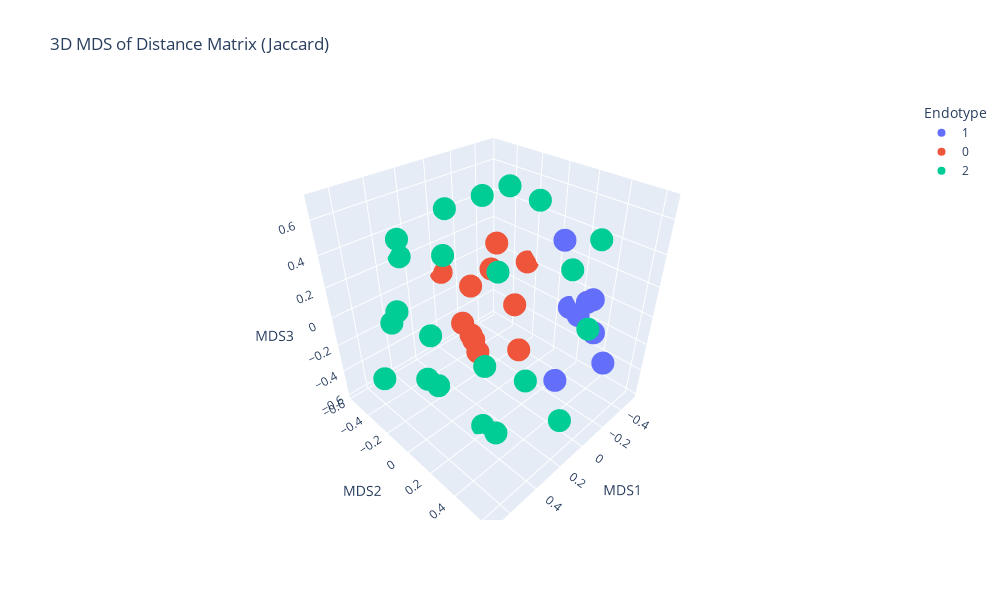

The notebook cell saved with this chart:
### Markdown cell above
#### MDS of feature matrix

### Code cell
import numpy as np
import pandas as pd
from sklearn.manifold import MDS
from sklearn.metrics.pairwise import pairwise_distances
import plotly.express as px
import plotly.graph_objects as go

feat_mat = endo.feature_matrix

# Get endotype labels for coloring
# endo.endotypes returns a tuple (dict_mapping, dict_clusters)
# Extract the mapping dictionary and get labels in the same order as the feature matrix
endotype_mapping = endo.endotypes[0]
endotype_labels = pd.Series([endotype_mapping[gene] for gene in feat_mat.index])

# Convert feature matrix to numpy array
X = np.array(feat_mat)

# Compute distance matrix (use same metric as clustering - 'jaccard' in this case)
distance_matrix = pairwise_distances(X, metric='jaccard')

# MDS parameters
n_components = 3  # Set to 2 for 2D plot, 3 for 3D plot
random_state = 42

# Plot dimensions (in pixels)
plot_width = 1000
plot_height = 600

# Perform MDS on the distance matrix (use dissimilarity='precomputed')
mds = MDS(n_components=n_components, random_state=random_state, dissimilarity='precomputed')
mds_result = mds.fit_transform(distance_matrix)

# Create DataFrame for plotting
if n_components == 2:
    mds_df = pd.DataFrame(
        data=mds_result,
        columns=['MDS1', 'MDS2']
    )
    mds_df['Endotype'] = endotype_labels.astype(str)
    mds_df['Gene'] = feat_mat.index
    
    # Plot 2D MDS
    fig_mds = px.scatter(
        mds_df,
        x='MDS1',
        y='MDS2',
        color='Endotype',
        hover_data=['Gene'],
        title='2D MDS of Distance Matrix (Jaccard)',
        width=plot_width,
        height=plot_height
    )
elif n_components == 3:
    mds_df = pd.DataFrame(
        data=mds_result,
        columns=['MDS1', 'MDS2', 'MDS3']
    )
    mds_df['Endotype'] = endotype_labels.astype(str)
    mds_df['Gene'] = feat_mat.index
    
    # Plot 3D MDS
    fig_mds = px.scatter_3d(
        mds_df,
        x='MDS1',
        y='MDS2',
        z='MDS3',
        color='Endotype',
        hover_data=['Gene'],
        title='3D MDS of Distance Matrix (Jaccard)',
        width=plot_width,
        height=plot_height
    )

fig_mds.show()

### Figure 1 — Plotly figure (JSON) as saved in the notebook; plotly's stock layout.template omitted (floating-point values rounded to 4 significant figures)
{"data": [{"customdata": [["LRRK2"], ["ERBIN"], ["PPP1R18"], ["MAP2K6"], ["MAP2K3"], ["MAP2K7"], ["EIF4EBP1"], ["MBP"]], "hovertemplate": "Endotype=1<br>MDS1=%{x}<br>MDS2=%{y}<br>MDS3=%{z}<br>Gene=%{customdata[0]}<extra></extra>", "legendgroup": "1", "marker": {"color": "#636efa", "symbol": "circle"}, "mode": "markers", "name": "1", "scene": "scene", "showlegend": true, "type": "scatter3d", "x": [-0.5011, -0.1457, -0.213, -0.4757, -0.5001, -0.5199, -0.4626, -0.4151], "y": [0.05245, 0.6319, 0.2828, 0.2246, 0.264, 0.1223, 0.3251, 0.3867], "z": [0.2803, -0.111, -0.5126, -0.1737, -0.06544, -0.1838, 0.0004479, -0.1885]}, {"customdata": [["NOD2"], ["NLRC4"], ["NLRP1"], ["PPP1R12C"], ["LRRK1"], ["ANKHD1"], ["CASP1"], ["RBCK1"], ["RIPK2"], ["MAP3K7"], ["CAPZA1"]], "hovertemplate": "Endotype=0<br>MDS1=%{x}<br>MDS2=%{y}<br>MDS3=%{z}<br>Gene=%{customdata[0]}<extra></extra>", "legendgroup": "0", "marker": {"color": "#EF553B", "symbol": "circle"}, "mode": "markers", "name": "0", "scene": "scene", "showlegend": true, "type": "scatter3d", "x": [-0.05439, -0.05008, -0.07109, -0.4609, -0.5131, -0.2698, -0.0159, -0.03867, -0.211, -0.339, -0.3384], "y": [-0.3954, -0.31, -0.3085, -0.2992, -0.2455, -0.07826, -0.2107, -0.5691, -0.4784, -0.4116, -0.3591], "z": [-0.3384, -0.3876, -0.4427, -0.3404, 0.006055, -0.5095, -0.4559, -0.01048, -0.1526, -0.04469, 0.1688]}, {"customdata": [["CARD9"], ["GALNT2"], ["LGALS8"], ["UNKL"], ["DNM1L"], ["GAK"], ["PBX2"], ["TSNAX"], ["TRIM14"], ["CASP4"], ["VPS28"], ["TRIM41"], ["EIF4E2"], ["STX11"], ["VIM"], ["MYO15B"], ["ACTR3"], ["USP15"], ["PHC2"], ["AGO1"], ["RAB7A"], ["ZNF655"]], "hovertemplate": "Endotype=2<br>MDS1=%{x}<br>MDS2=%{y}<br>MDS3=%{z}<br>Gene=%{customdata[0]}<extra></extra>", "legendgroup": "2", "marker": {"color": "#00cc96", "symbol": "circle"}, "mode": "markers", "name": "2", "scene": "scene", "showlegend": true, "type": "scatter3d", "x": [0.5764, -0.02703, 0.4168, 0.6439, 0.3181, 0.01456, -0.3017, 0.1967, 0.3693, 0.369, 0.3947, 0.6093, 0.2673, -0.09644, 0.402, 0.6928, 0.03144, 0.04685, 0.3657, -0.3667, 0.2445, 0.428], "y": [0.1278, -0.4825, -0.3407, 0.1898, 0.1782, -0.1183, -0.2192, 0.6286, -0.5049, -0.2567, 0.001483, -0.1821, -0.5652, 0.1774, 0.3696, -0.1982, 0.6214, 0.5092, 0.2513, 0.3853, 0.2232, 0.5803], "z": [-0.1294, 0.4635, 0.4781, 0.2676, -0.5903, 0.6639, 0.5999, -0.2947, -0.08626, -0.4743, 0.5094, 0.1251, 0.2274, 0.6933, -0.4323, -0.219, 0.2077, 0.4975, -0.05276, 0.4544, 0.4477, 0.1056]}], "layout": {"height": 600, "legend": {"title": {"text": "Endotype"}, "tracegroupgap": 0}, "scene": {"domain": {"x": [0, 1], "y": [0, 1]}, "xaxis": {"title": {"text": "MDS1"}}, "yaxis": {"title": {"text": "MDS2"}}, "zaxis": {"title": {"text": "MDS3"}}}, "title": {"text": "3D MDS of Distance Matrix (Jaccard)"}, "width": 1000}}
